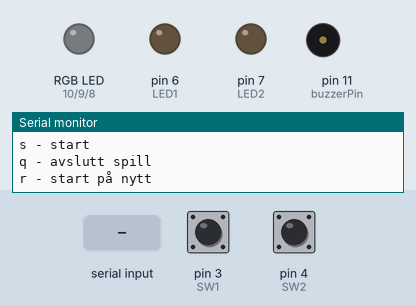
A sketch run on a simulated Arduino Uno, built with avr-gcc and run on an emulated ATmega328P. Parts: an RGB LED mixed from three pins (HIGH = lit), output pins drawn as LEDs (lit = HIGH), buzzer (waves = sounding), the last lines printed to the serial monitor. Dashed ring = blinking. The test bench sets the inputs (shaded band); at power-on: pin 3 (SW1) LOW, pin 4 (SW2) LOW. Random numbers use the default seed unless the sketch sets one.

Above: at 1.4 s.
1.5 s: "r" received over Serial
At 3.4 s:
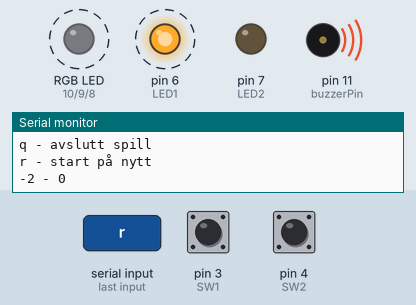
4.5 s: "q" received over Serial
At 7.25 s:
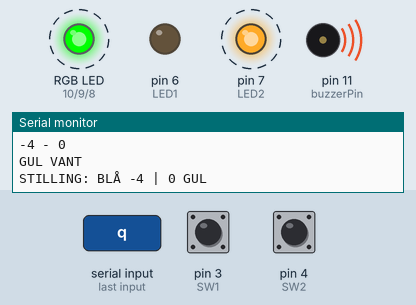
7.5 s: "s" received over Serial
At 9.8 s:
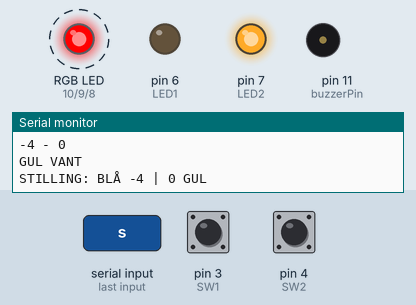
10.5 s: pin 3 (SW1) pulled HIGH for 1 s
At 11.6 s:
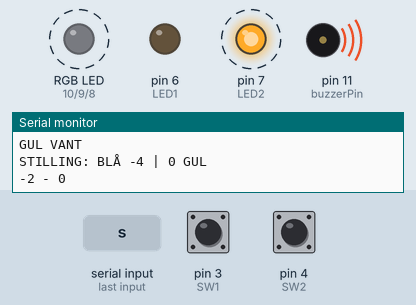
14.2 s: "q" received over Serial
At 17.15 s:
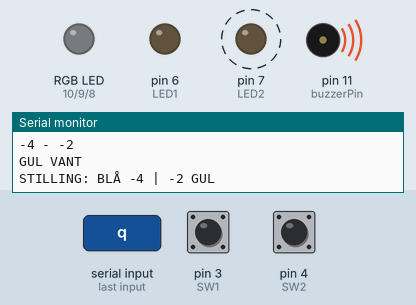
17.2 s: "r" received over Serial
At 19.8 s:
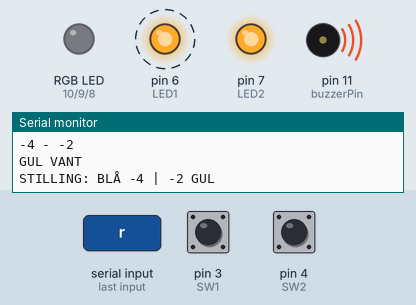
Timing chart, 0 to 21.2 s (numbered marks = the images above; inputs shaded):
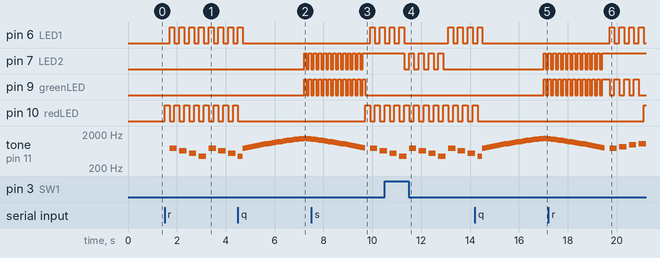

Measured:
- after the input at 1.5 s, pin 6 (LED1): alternates HIGH for 0.20 s and LOW for 0.20 s, starting after 0.20 s; pin 10 (redLED): alternates HIGH for 0.20 s and LOW for 0.20 s, starting at once
- after the input at 4.5 s, pin 7 (LED2), pin 9 (greenLED): LOW → HIGH after 2.7 s, → LOW 0.10 s later, → HIGH 0.10 s later
- after the input at 7.5 s, pin 6 (LED1): LOW → HIGH after 2.4 s, → LOW 0.20 s later, → HIGH 0.20 s later; pin 10 (redLED): alternates HIGH for 0.20 s and LOW for 0.20 s, starting after 2.2 s
- after the input at 10.5 s, pin 7 (LED2): alternates HIGH for 0.20 s and LOW for 0.20 s, 9 changes in all, then stays LOW, starting after 0.80 s
- after the input at 14.2 s, pin 7 (LED2), pin 9 (greenLED): LOW → HIGH after 2.8 s, → LOW 0.10 s later
- after the input at 17.2 s, pin 6 (LED1): alternates HIGH for 0.20 s and LOW for 0.20 s, starting after 2.5 s; pin 10 (redLED): LOW → HIGH after 3.9 s

The sketch:

lab3.ino
```cpp
// deklarering av konstanter
const int LED1 = 6; // Blå led
const int LED2 = 7; // Gul led
const int SW1 = 3;
const int SW2 = 4;
const int buzzerPin = 11;
const int greenLED = 9;
const int redLED = 10;
const int blueLED = 8;


int offOn;
char serialInput;
int state;

#define play 0
#define endgame 1
#define reset 2
#define nothing 3

// Spillknapper
int buttonState1;
int buttonState2;
int winner = 0;
int winnerBeep = 750; // Droppet loserBeep, bruker heler winnerbeep bare med negativ endrende pitch
int score1 = 0;
int score2 = 0;

int randVal;
int setLEDColour;

unsigned long wait = 0;
unsigned long now = 0;
unsigned long prevTime = 0; // Trenger previousTime for å kunne lage gjentakende tilfeldige intervaller

unsigned long greenTime = 0;

void setup() {
  pinMode(SW1, INPUT);
  pinMode(SW2, INPUT);
  pinMode(LED1, OUTPUT);
  pinMode(LED2, OUTPUT);
  pinMode(buzzerPin, OUTPUT);
  pinMode(redLED, OUTPUT);
  pinMode(greenLED, OUTPUT);
  pinMode(blueLED, OUTPUT);
  Serial.begin(9600);
  randomSeed(analogRead(A0));
  Serial.println("Velkommen til ButtonBuzzerBeep!");
  Serial.println("SPILLREGLER: ");
  Serial.println("Trykk FØRST når grønn lampe lyser.");
  Serial.println("Om du trykker FØR grønn lampe lyser, blir det minuspoeng.");
  Serial.println("Om det lyser blått og du trykker, blir det minuspoeng!");
  Serial.println("Førstemann til 30! Lykke til!");
  Serial.println("Skriv inn:");
  Serial.println("s - start");
  Serial.println("q - avslutt spill");
  Serial.println("r - start på nytt");
  setLEDColour = LEDColour();
  state = nothing;
}

// FUNKSJONER

// Funksjon som gir en av spillerene poeng
int win(int spiller, int greenTime) {
  for(int i=0;i<4; i++) { // For løkken kjører 3 ganger
    digitalWrite(greenLED, HIGH); // LED til spiller blinker og RGB lyser grønn
    digitalWrite(spiller, LOW);
    delay(200);
    tone(buzzerPin, winnerBeep + (i *100), 300); // Vinnerlyd økende pitch
    digitalWrite(greenLED, LOW);
    digitalWrite(spiller, HIGH);
    delay(200);
    digitalWrite(spiller, LOW); // Avslutter med begge lamper AV.
  }
  if(spiller == LED1) { // Her kommer poeng utdeling til LED1 (om den vant):
    if (greenTime <= 150) {score1 += 10;}
    else if (greenTime <= 250) {score1 += 7;}
    else if (greenTime <= 400) {score1 += 4;}
    else {score1 += 1;}
    if(score1 >= 30) {
      Serial.println("BLÅ VANT");
      Serial.print("STILLING: ");
      Serial.print("BLÅ ");
      Serial.print(score1);
      Serial.print(" | ");
      Serial.print(score2);
      Serial.println(" GUL");
      state = nothing;
      victory(LED1); // Funksjon for å vise at noen har vunnet hele spillet.
    }
  }
  if(spiller == LED2) { // Poeng utdeling til LED2
    if (greenTime <= 150) {score2 += 10;}
    else if (greenTime <= 250) {score2 += 7;}
    else if (greenTime <= 400) {score2 += 4;}
    else {score2 += 1;}
    if(score2 >= 30) {
      Serial.println("GUL VANT");
      Serial.print("STILLING: ");
      Serial.print("BLÅ ");
      Serial.print(score1);
      Serial.print(" | ");
      Serial.print(score2);
      Serial.println(" GUL");
      state = nothing;
      victory(LED2);
    }
  }
}

// Funksjon om du taper et poeng.
int lose1(int spiller) {
  for(int i=0;i<4; i++) {
    digitalWrite(redLED, HIGH); // Nå blinker RGB lampe rødt for å indikere feil.
    digitalWrite(spiller, LOW);
    delay(200);
    tone(buzzerPin, winnerBeep - (i *100), 300); // Synkende pitch gir negativ stemning.
    digitalWrite(redLED, LOW);
    digitalWrite(spiller, HIGH);
    delay(200);
    digitalWrite(spiller, LOW);
  }
  if(spiller == LED1) { // Minus poeng for å trykke for tidlig, til den det gjelder (spiller).
    score1 -= 2;
  }
  if(spiller == LED2){
    score2 -= 2;
  }
}

int lose2(int spiller) { // Samme funksjon, men når du taper med blått lys.
  for(int i=0;i<4; i++) {
    digitalWrite(redLED, HIGH);
    digitalWrite(spiller, LOW);
    delay(200);
    tone(buzzerPin, winnerBeep - (i *100), 300);
    digitalWrite(redLED, LOW);
    digitalWrite(spiller, HIGH);
    delay(200);
    digitalWrite(spiller, LOW);
  }
  if(spiller == LED1) {  // Her mister du 5 poeng.
    score1 -= 5;
  }
  if(spiller == LED2){
    score2 -= 5;
  }
}

// Vinnerfunksjon etter endt spill
int victory(int spiller) { // Funksjonen tar inn variabel som forteller hvem som har vunnet.
  score1 = 0; // Resetter poengsummene
  score2 = 0;
  for( int freq = 750; freq < 1500 ; freq += 30) {
    tone(buzzerPin, freq); // Skrur av buzzeren.
    if((spiller == LED1) && ( offOn == 0)) { // Hvis vinneren er player 1 og lyset er av.
    digitalWrite(greenLED, HIGH); // Skrur lysene til 1 og grønn LED på.
    digitalWrite(spiller, HIGH);
    offOn = 1;
    }
    else {
      digitalWrite(greenLED, LOW);
      digitalWrite(spiller, LOW);
      offOn = 0;
    }
    delay(100); // For å få showet til å vare lengre.
  }
  noTone(buzzerPin); // Skrur av buzzeren.
  for( int freq = 1500; freq > 750 ; freq -= 30) { // Samme men ned igjen.
    tone(buzzerPin, freq);
    if((spiller == LED2) && ( offOn == 0)) {
    digitalWrite(greenLED, HIGH);
    digitalWrite(spiller, HIGH);
    offOn = 1;
    }
    else {
      digitalWrite(greenLED, LOW);
      digitalWrite(spiller, LOW);
      offOn = 0;
    }
    delay(100);
  }
  noTone(buzzerPin);
}

int LEDColour() { // Funksjon som gir en verdi 0 eller 1, hvor 0 kommer 70% av gangene.
  randVal = random(0, 11);
  if(randVal <= 7) {
    return 0;
  }
  else if(randVal > 7) {
    return 1;
  }
}

// Spillfunksjonen
long firstPress() {
  wait = random(3000, 6000+1); // Henter et tilfeldig tall som er mellom 3 og 6 sekunder, tiden vi skal vente med før vi slår på grønt lys
  now = millis(); // Sjekker hva den virkelige tiden er.
  while(now - prevTime < wait) {
    digitalWrite(blueLED, LOW);
    digitalWrite(greenLED, LOW); // Forsikrer oss om at lampene som skal være av er av.
    digitalWrite(redLED, HIGH);
    buttonState1 = !digitalRead(SW1); // knappene er pull-down
    buttonState2 = !digitalRead(SW2);
    if(buttonState1) { // Om knapp trykt inn:
      lose1(LED1); // Kjør taperfunksjon
      break; // Hopp ut av while løkke, da kjører spillet en ny runde.
    }
    if(buttonState2) { // Samme som over, bare at nå har LED2 tapt et poeng
      lose1(LED2);
      break;
    }

    now = millis(); // Sjekker hva den nye virkelige tiden er.
  }
  while(wait <= now - prevTime) { // Nå er altså tiden vi fikk i wait gått. Vi venter i denne while løkken til en knapp trykkes
    digitalWrite(redLED, LOW);
    digitalWrite(blueLED, LOW);
    digitalWrite(greenLED, LOW);
    if(setLEDColour == 0) {
      digitalWrite(greenLED, HIGH);
    }
    else if(setLEDColour == 1){
      digitalWrite(blueLED, HIGH);
    }
    buttonState1 = !digitalRead(SW1); // Sjekker knappene
    buttonState2 = !digitalRead(SW2);
    if((buttonState1) && (setLEDColour == 0)) { // Om knapp 1 er trykt og lampen er grønn.
      greenTime = millis()-now; // Sjekker hvor lang tid grønn LED har lyst, for å tildele poeng.
      digitalWrite(greenLED, LOW); // Slå av grønn lampe
      win(LED1,greenTime); // Kjør vinner funksjon som vi har hvert igjennom.
      setLEDColour = LEDColour(); // Genererer en ny farge.
      break; // Hopp ut av løkke og start nytt spill
    }
    if((buttonState2) && (setLEDColour == 0)) { // Samme som over bare at her er det knapp 2 som sjekkes.
      greenTime = millis()-now;
      digitalWrite(greenLED, LOW);
      win(LED2, greenTime);
      setLEDColour = LEDColour();
      break;
    }
    if((buttonState1) && (setLEDColour == 1))  { // Om knapp 1 er trykt og lampen er blå.
      digitalWrite(blueLED, LOW); // Slå av blå lampe
      lose2(LED1);
      setLEDColour = LEDColour();
      break;
    }
    if((buttonState2) && (setLEDColour == 1)) { // Samme som over bare at her er det knapp 2 som sjekkes.
      digitalWrite(blueLED, LOW);
      lose2(LED2);
      setLEDColour = LEDColour();
      break;
    }
    if((setLEDColour == 1) && (millis()>= (2000 + now ))) { // Hvis den er blå og det har gått 2 sekund, vil den gå til rød og begynne på nytt.
      digitalWrite(blueLED, LOW);
      setLEDColour = LEDColour();
      break;
    }
    if(Serial.available() > 0) {
      serialInput = Serial.read();
      if(serialInput == 'q') {
        state = endgame;
        break;
      }
      if(serialInput == 'r') {
        state = reset;
        break;
      }
    }
  }
  prevTime = millis(); // resetter tiden
}

int undecided() { // Funksjon i tilfelle det blir uavgjort.
  digitalWrite(greenLED, HIGH);
  digitalWrite(redLED, HIGH);
  delay(3000);
  digitalWrite(greenLED, LOW);
  digitalWrite(redLED, LOW);
}

void loop() { // Loopen som kjører om og om igjen for alltid
  if(Serial.available() > 0) {
    serialInput = Serial.read();
    if(serialInput == 's') {
      state = play;
    }
    if(serialInput == 'q') {
      state = endgame;
    }
    if(serialInput == 'r') {
      state = reset;
    }
  }
  // Serial.println(state);
  switch (state) {
      case play:
      firstPress();
      Serial.print(score1);
      Serial.print(" - ");
      Serial.println(score2);
      break;

      case endgame:
      if(score1 == score2) {
        Serial.println("UAVGJORT!");
        Serial.print("STILLING: ");
        Serial.print("BLÅ ");
        Serial.print(score1);
        Serial.print(" | ");
        Serial.print(score2);
        Serial.println(" GUL");
        undecided();
      }
      if(score1 > score2) {
        Serial.println("BLÅ VANT");
        Serial.print("STILLING: ");
        Serial.print("BLÅ ");
        Serial.print(score1);
        Serial.print(" | ");
        Serial.print(score2);
        Serial.println(" GUL");
        victory(LED1);
      }
      if(score1 < score2) {
        Serial.println("GUL VANT");
        Serial.print("STILLING: ");
        Serial.print("BLÅ ");
        Serial.print(score1);
        Serial.print(" | ");
        Serial.print(score2);
        Serial.println(" GUL");
        victory(LED2);
      }
      state = nothing;
      break;

      case reset:
      score1 = 0;
      score2 = 0;
      state = play;
      break;

      case nothing:
      prevTime = millis();
      digitalWrite(greenLED, LOW);
      digitalWrite(redLED, LOW);
      break;
    }
}
```
